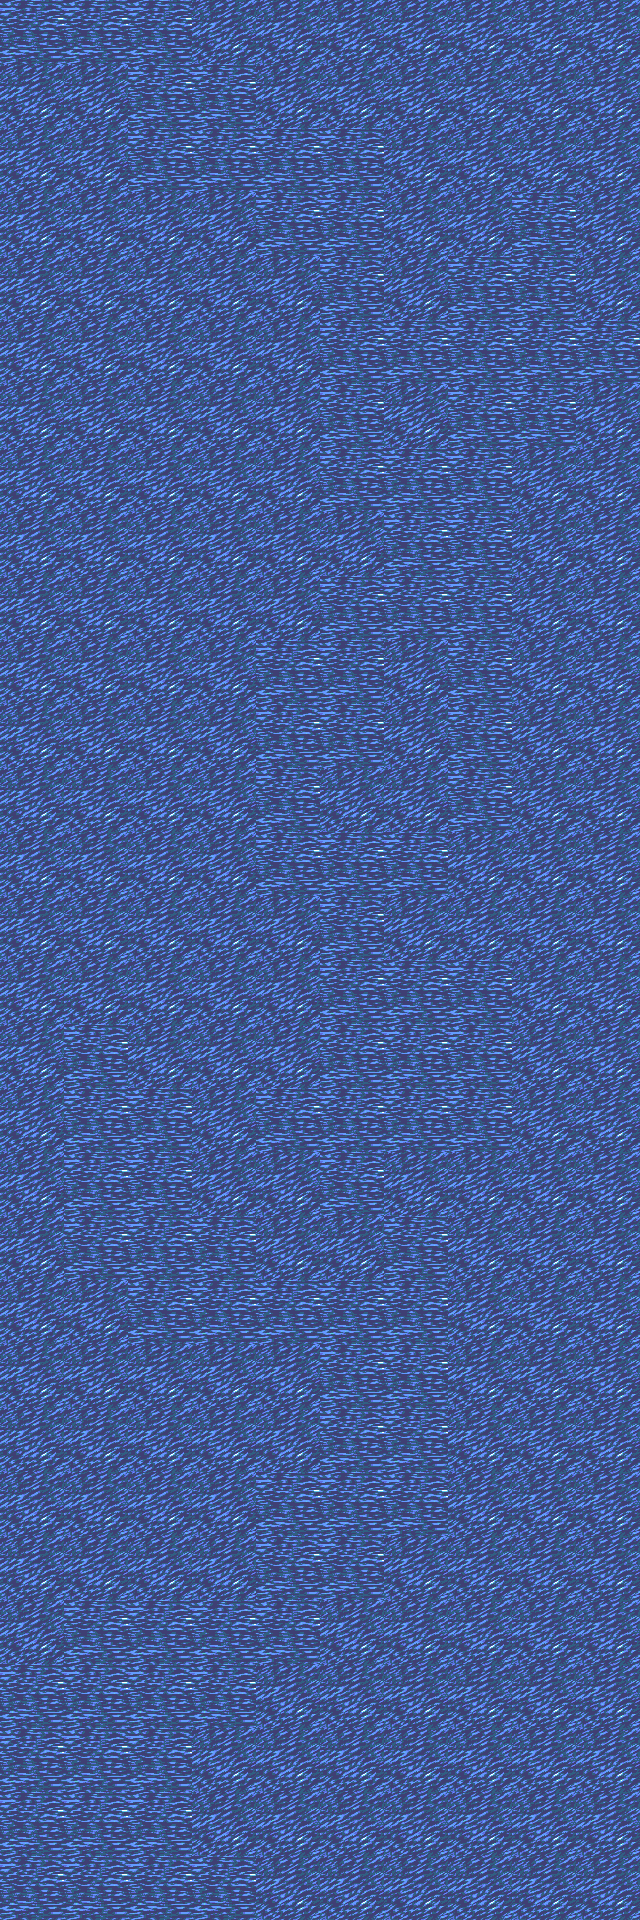

Tiled map render using the project's own tile images. Description and the whole map definition, tile-layer contents included, below:
An orthogonal 10x30 tile map with 64x64 px tiles, 1 tile layer (Tile Layer 1).

<map version="1.10" tiledversion="1.10.2" orientation="orthogonal" renderorder="left-down" width="10" height="30" tilewidth="64" tileheight="64" infinite="0" nextlayerid="2" nextobjectid="1">
 <tileset firstgid="1" source="Water_Ocean.tsx" />
 <layer id="1" name="Tile Layer 1" width="10" height="30">
  <data encoding="csv">
1,1,1,41,41,41,41,41,41,41,
41,41,1,1,41,41,41,41,41,41,
41,41,1,1,1,1,41,41,41,41,
41,41,41,41,1,1,41,41,1,41,
41,41,41,41,41,1,41,1,1,41,
41,41,41,41,41,1,1,1,1,1,
41,41,41,41,41,1,41,1,1,41,
41,41,41,41,41,1,1,1,41,41,
41,41,41,41,41,41,1,1,41,41,
41,41,41,41,41,1,1,1,41,41,
41,41,41,41,1,1,41,1,41,41,
41,41,41,41,1,1,41,1,41,41,
41,41,41,41,1,41,41,1,41,41,
41,41,41,41,1,1,1,41,41,41,
41,41,41,41,41,1,41,41,41,41,
41,41,41,41,41,1,1,1,41,41,
41,1,41,41,41,1,1,1,41,41,
41,1,1,41,1,1,1,1,41,41,
41,1,1,41,41,1,41,41,41,41,
41,1,1,1,41,41,1,41,41,41,
41,41,1,1,1,1,1,41,41,41,
41,41,41,41,41,1,1,41,41,41,
41,41,41,41,41,1,1,41,41,41,
41,41,41,41,1,1,1,41,41,41,
41,41,41,41,1,1,41,41,41,41,
41,1,1,1,1,41,41,41,41,41,
1,1,1,1,41,41,41,41,41,41,
1,1,1,41,41,41,41,41,41,41,
1,1,1,41,41,41,41,41,41,41,
1,1,1,1,41,41,41,41,41,41
</data>
 </layer>
</map>
